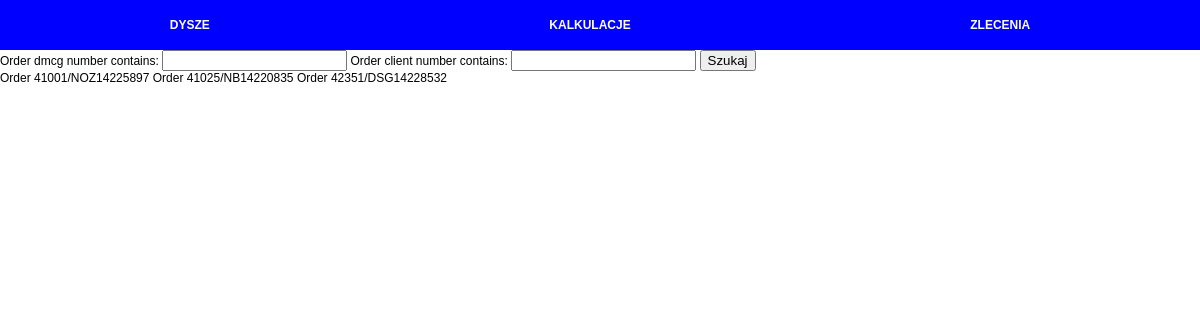
Screenshot of /orders/ with the database file from the repository.
### calculator/models.py (models this page shows)
class Order(models.Model):
    nozzle = models.ForeignKey(Nozzle, on_delete=models.CASCADE)
    date_created = models.DateTimeField(auto_now_add=True)
    order_dmcg_number = models.CharField(max_length=32, blank=False, null=False)
    order_client_number = models.CharField(max_length=32, blank=False, null=False)
    def __str__(self):
        return f"Order {self.order_dmcg_number}/{self.order_client_number}"

### calculator/views.py (the view)
# urls.py: path('orders/', orders_view, name='orders_view',)
def orders_view(request):
    orders = Order.objects.all()
    orders_filter = OrderFilter(request.GET, queryset=orders)
    orders = orders_filter.qs
    context = {'orders_filter': orders_filter,
               'orders': orders}
    template = 'calculator/orders.html'
    return render(request, template, context)

### calculator/templates/calculator/orders.html
{% extends 'calculator/base.html' %}
{% block content %}
<form method="get">
  {{ orders_filter.form }}
  <button type="submit">Szukaj</button>
</form>
{% for order in orders %}
 {{ order }}
{% endfor %}
{% endblock content %}

### static/styles.css (style rules this page uses)
body { font-family: Arial; font-size: 12px; margin: 0 auto; padding: 0; }

### rows the page displays
Order: order_dmcg_number+order_client_number "Order 41001/NOZ14225897"
Order: order_dmcg_number+order_client_number "Order 41025/NB14220835"
Order: order_dmcg_number+order_client_number "Order 42351/DSG14228532"
